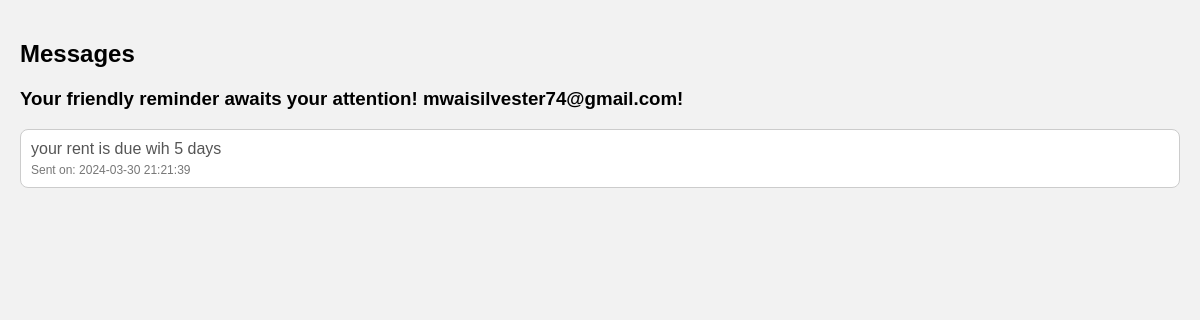
Screenshot of /retrieving_message.php (signed in) with the database file from the repository.
### tables this page shows
CREATE TABLE `messages` (
  `message_id` int(11) NOT NULL,
  `receiver_id` int(11) DEFAULT NULL,
  `message` text DEFAULT NULL,
  `timestamp` timestamp NOT NULL DEFAULT current_timestamp()
);

### retrieving_message.php (the view, shortened to what this page needs)
<?php
include 'db_connect.php';
$username = $_SESSION['username'];
$sql = "SELECT m.*, ta.username AS receiver_username
        FROM messages m
        INNER JOIN tenants_accounts ta ON m.receiver_id = ta.id
        WHERE ta.username = ?
        ORDER BY m.timestamp DESC";
$stmt = $conn->prepare($sql);
$stmt->bind_param("s", $username);
$stmt->execute();
$result = $stmt->get_result();
?>
<!DOCTYPE html>
<html lang="en">
<head>
</head>
<body>
    <h2> Messages</h2>
    <h3>Your friendly reminder awaits your attention! <?php echo isset($_SESSION['username']) ? $_SESSION['username'] : 'Guest'; ?>!</h3>
    <?php
    if ($result->num_rows > 0) {
        while ($row = $result->fetch_assoc()) {
            $message_content = $row['message'];
            $timestamp = $row['timestamp'];
    ?>
    <div class="message-container">
        <div class="message-content"><?php echo $message_content; ?></div>
        <div class="message-timestamp">Sent on: <?php echo $timestamp; ?></div>
    </div>
    <?php
        }
    } else {
        echo "<p>No messages found for $username.</p>";
    }
    ?>
</body>
</html>

### retrieving_message.php (style rules this page uses)
body { font-family: Arial, sans-serif; margin: 0; padding: 20px; background-color: #f2f2f2; }
.message-container { border: 1px solid #ccc; padding: 10px; margin-bottom: 10px; background-color: #fff; border-radius: 8px; }
.message-content { margin-bottom: 5px; color: #555; }
.message-timestamp { color: #777; font-size: 12px; }

### rows the page displays
messages: message "your rent is due wih 5 days", timestamp "2024-03-30 21:21:39"

### other values shown
$_SESSION['username'] "mwaisilvester74@gmail.com"
